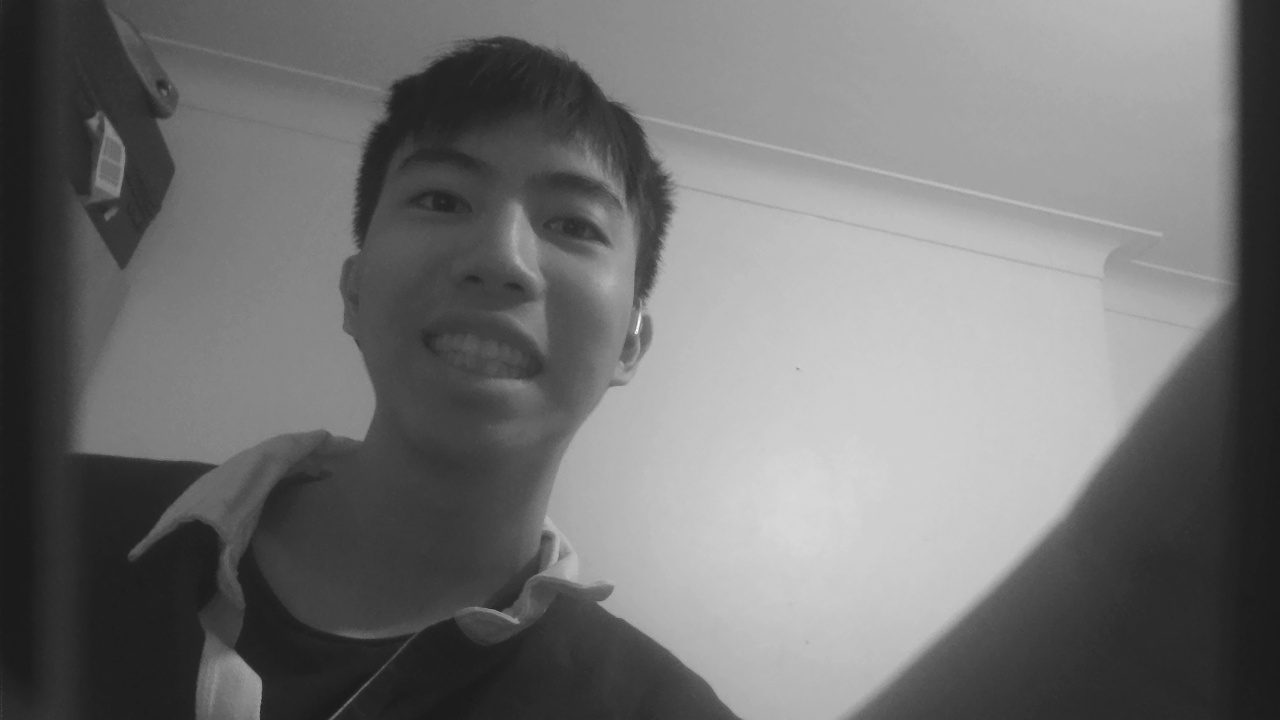
#> input picture FPGA/designs/centroid_pipeline/teammate_design/simulation files/test_image.bmp, 1280 x 720 px, given in place of the camera
$ python Full_ps.py
#> lines starting #> are read from the running program, lines starting #| are printed output that depends on the picture; after the words box and inside, x2 and y2 are one past the last pixel; in counts of white or black regions, pixels touching at a corner belong together
import cv2
import numpy as np

cap = cv2.VideoCapture(0)
# ... 初始化设置同上 ...

while True:
    ret, frame = cap.read()
#> frame is the input picture: shape (720, 1280, 3); min 24, max 252, mean 114.6
    if not ret:
        break

    if len(frame.shape) == 3:
        gray = cv2.cvtColor(frame, cv2.COLOR_BGR2GRAY)
    else:
        gray = frame

    # 方法A：大津法自动全局阈值（基于图像直方图）
    _, binary = cv2.threshold(gray, 0, 255, cv2.THRESH_BINARY + cv2.THRESH_OTSU)
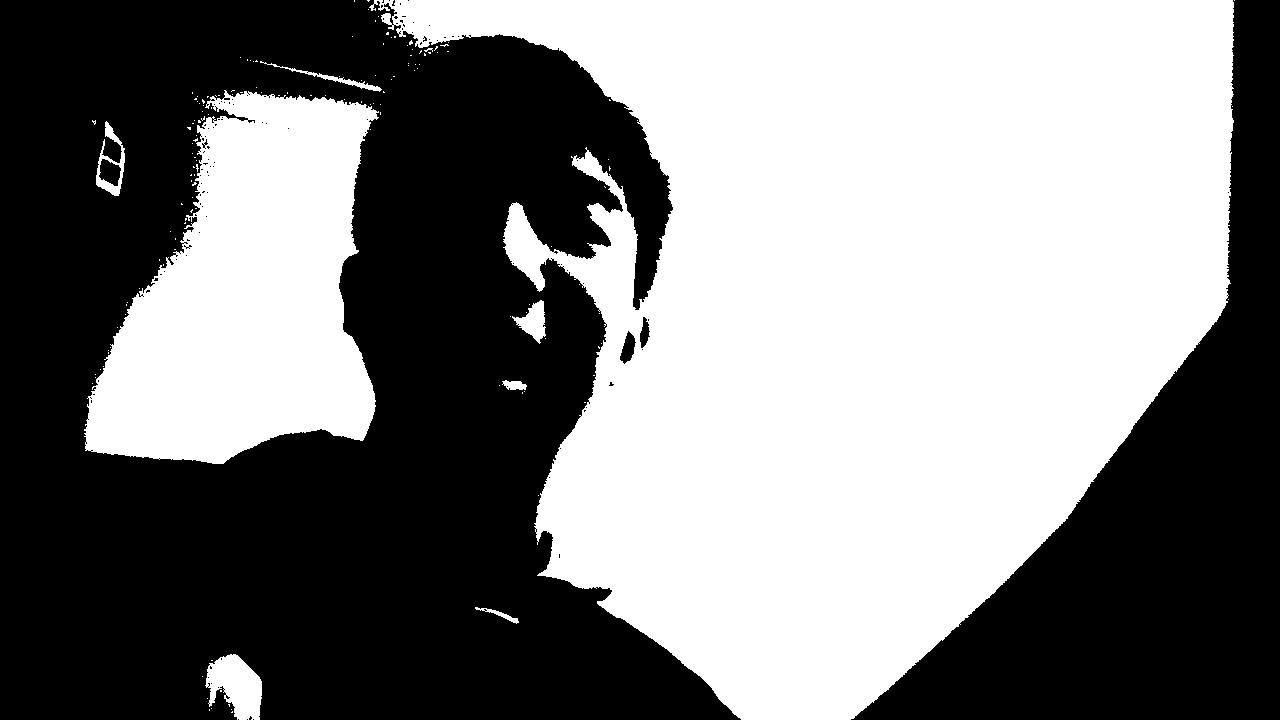
#> binary: shape (720, 1280); 50.4% white; 110 black regions (104 under 20 px), largest, box (x1, y1, x2, y2) and area: (0, 0, 741, 720) 348731, (851, 0, 1280, 720) 107408, (99, 159, 121, 186) 399, (620, 331, 636, 364) 298, (640, 317, 650, 348) 189, (202, 139, 208, 149) 21

    # 方法B：自适应阈值（考虑局部亮度变化）
    # binary = cv2.adaptiveThreshold(gray, 255, cv2.ADAPTIVE_THRESH_GAUSSIAN_C,
    #                                cv2.THRESH_BINARY, 11, 2)

    # 可选：形态学操作去除噪点
    kernel = np.ones((3,3), np.uint8)
    binary = cv2.morphologyEx(binary, cv2.MORPH_OPEN, kernel)
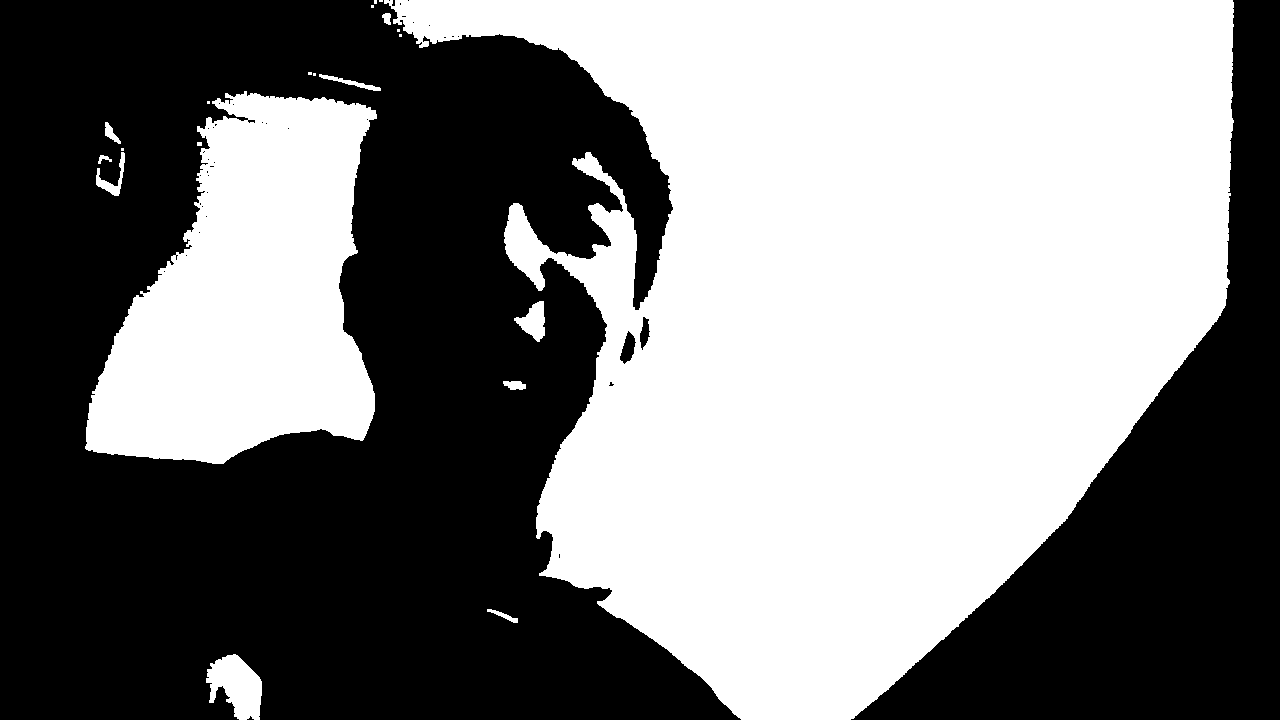
#> binary: shape (720, 1280); 50.2% white; 40 black regions (36 under 20 px)

    # 查找轮廓（斑点）
    contours, _ = cv2.findContours(binary, cv2.RETR_EXTERNAL, cv2.CHAIN_APPROX_SIMPLE)
#> contours = 21 contours, 10 with area under 20; largest, box (x1, y1, x2, y2) and area: (384, 0, 1234, 720) 385174, (85, 91, 377, 464) 70825, (206, 654, 262, 720) 2276, (514, 301, 545, 342) 646, (96, 152, 125, 196) 312

    # 在原图上绘制斑点（用外接圆或边界框）
    result = cv2.cvtColor(gray, cv2.COLOR_GRAY2BGR) if len(frame.shape) != 3 else frame.copy()
    for cnt in contours:
        area = cv2.contourArea(cnt)
        if area < 500 or area > 100000:  # 过滤面积
            continue
        # 计算最小外接圆（作为斑点位置和大小）
        (x, y), radius = cv2.minEnclosingCircle(cnt)
        center = (int(x), int(y))
        radius = int(radius)
        cv2.circle(result, center, radius, (0, 0, 255), 2)
        print(f"斑点中心: ({x:.2f}, {y:.2f}), 半径: {radius}")
#> this loop made 21 passes
#> area on passes 2, 3, 5, 6, 9, 12, 17, 19: 99, 132, 39.5, 312.5, 126, 194, 62, 385173.5
#> (area, x, y, radius, center) on passes 1, 4, 11: (2276, 234.5, 691, 37, (234, 691)), (645.5, 534.9, 320.4, 21, (534, 320)), (70825, 230.5, 279.5, 222, (230, 279))
#| 斑点中心: (234.50, 691.00), 半径: 37
#| 斑点中心: (534.88, 320.39), 半径: 21
#| 斑点中心: (230.50, 279.50), 半径: 222
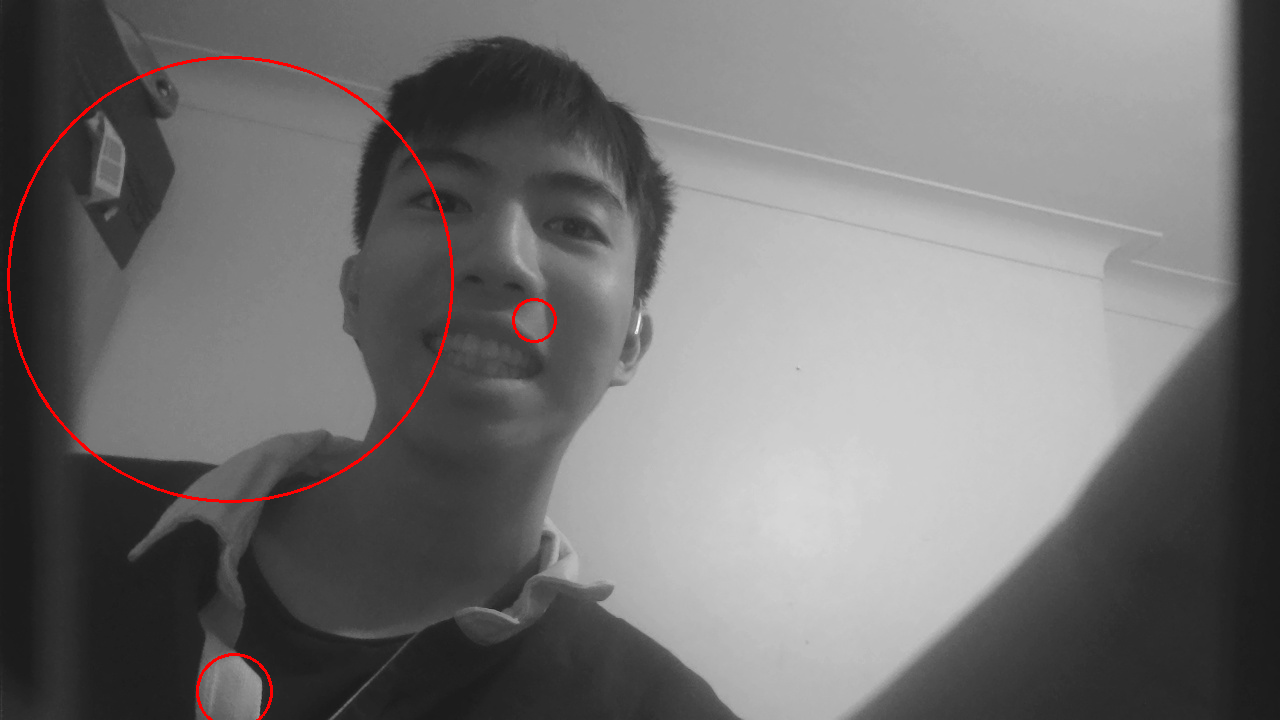
#> result: shape (720, 1280, 3); 0.56% of pixels changed, all inside (x1, y1, x2, y2) = (7, 56, 557, 720)

    cv2.imshow("Adaptive Threshold + Contours", result)

    if cv2.waitKey(1) & 0xFF == ord('q'):
#> (key q is pressed here)
        break

cap.release()
cv2.destroyAllWindows()
